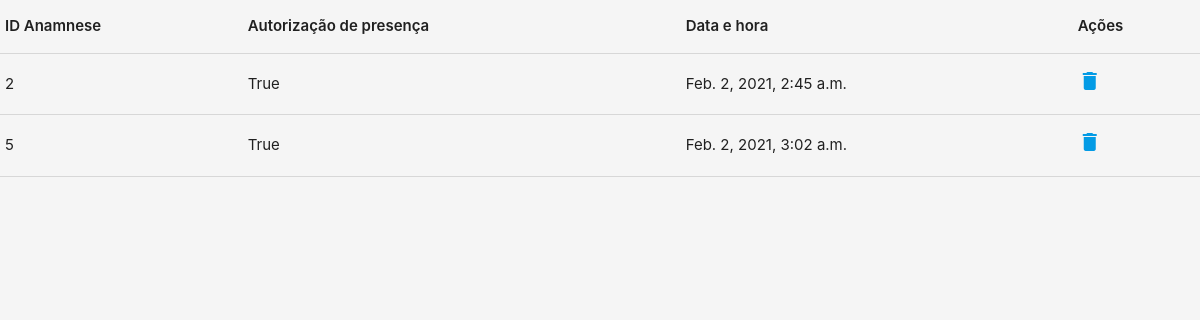
Screenshot of /anamnese/listar/ with the database file from the repository.
### core/models.py (models this page shows)
class Anamnese(models.Model):
    fever = models.BooleanField("Febre")
    fatigue = models.BooleanField("Cansaço")
    dry_cough = models.BooleanField("Tosse seca")
    body_ache = models.BooleanField("Dores no corpo")
    nasal_congestion = models.BooleanField("Congestão nasal")
    headache = models.BooleanField("Dor de cabeça")
    conjunctivitis = models.BooleanField("Conjuntivite")
    sore_throat = models.BooleanField("Dor de garganta")
    diarrhea = models.BooleanField("Diarréia")
    loss_of_taste_or_smell = models.BooleanField("Perda do olfato ou paladar")
    rash_or_discoloration = models.BooleanField("Erupção cutânea ou descoloração da pele")
    other_symptons = models.TextField("Outros sintomas", default="Nenhum")
    datetime = models.DateTimeField(auto_now_add=True)
    attendance_authorization = models.BooleanField(default=True)

### core/views.py (the view)
# urls.py: path('anamnese/listar/', views.listAnamneses, name='list-anamneses'),
def listAnamneses(request):
    anamneses = Anamnese.objects.all()
    return render(request, 'listAnamnese.html', {'anamneses':anamneses})

### core/templates/listAnamnese.html (shortened to what this page needs)
{% load static %}
<!DOCTYPE html>
<html>
<head>
    <link rel="stylesheet" href="{% static 'css/materialize.css' %}">
    <link rel="stylesheet" href="{% static 'css/custom.css' %}">
</head>
<body>
    <table>
        <thead>
            <tr>
                <th> ID Anamnese </th>
                <th> Autorização de presença </th>
                <th> Data e hora </th>
                <th> Ações </th>
            </tr>
        </thead>
        <tbody>
            {% for form in anamneses %}
                <tr>
                    <td>{{ form.id }}</td>
                    <td>{{ form.attendance_authorization }}</td>
                    <td>{{ form.datetime }}</td>
                    <td> <a href="{% url 'delete-anamnese' pk=form.id %}">
                        <i class="material-icons"> delete </i> </a> </td>
                </tr>
            {% endfor %}
        </tbody>
    </table>
</body>
</html>

### core/static/css/custom.css (style rules this page uses)
body { background-color: #F5F5F5; }
table th { font-weight: 600; }

### rows the page displays
Anamnese: id "2", attendance_authorization "True", datetime "Feb. 2, 2021, 2:45 a.m."
Anamnese: id "5", attendance_authorization "True", datetime "Feb. 2, 2021, 3:02 a.m."
